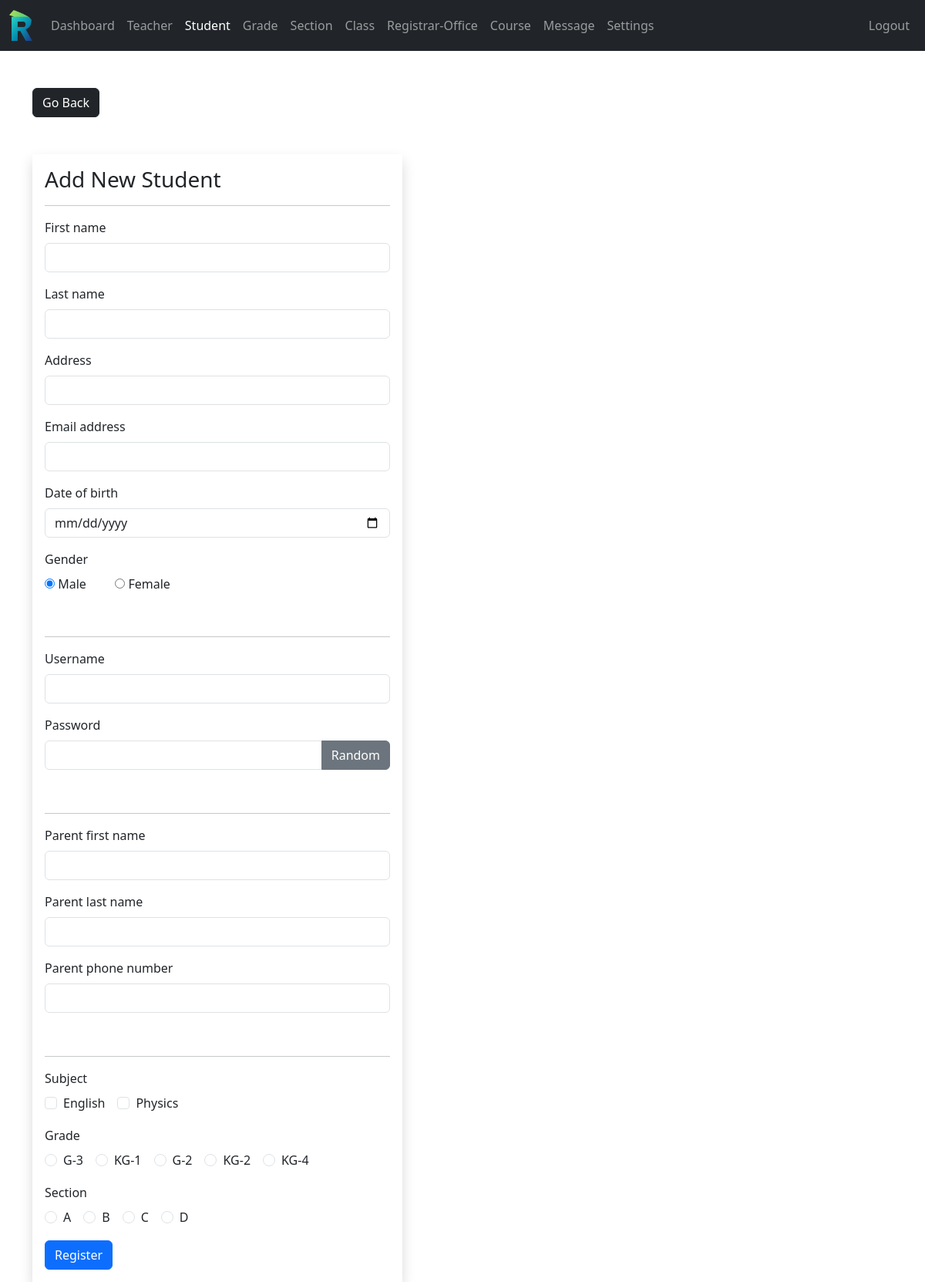
Screenshot of /admin/student-add.php (signed in) with the database file from the repository.
### tables this page shows
CREATE TABLE `subjects` (
  `subject_id` int(11) NOT NULL,
  `subject` varchar(31) NOT NULL,
  `subject_code` varchar(31) NOT NULL,
  `grade` int(11) NOT NULL
);

CREATE TABLE `grades` (
  `grade_id` int(11) NOT NULL,
  `grade` varchar(31) NOT NULL,
  `grade_code` varchar(7) NOT NULL
);

CREATE TABLE `section` (
  `section_id` int(11) NOT NULL,
  `section` varchar(7) NOT NULL
);

### data/subject.php (called while the page is built, shortened)
<?php
function getALLSubjects($conn){
    $sql = "SELECT * FROM Subjects";
    $stmt = $conn->prepare($sql);
    $stmt->execute();
    if ($stmt->rowCount() >= 1) {
        $Subjects = $stmt->fetchAll();
        return $Subjects;
    } else {
        return 0;
    }
}
?>

### data/grade.php (called while the page is built, shortened)
<?php
function getALLGrades($conn){
    $sql = "SELECT * FROM grades";
    $stmt = $conn->prepare($sql);
    $stmt->execute();
    if ($stmt->rowCount() >= 1) {
        $grades = $stmt->fetchAll();
        return $grades;
    } else {
        return 0;
    }
}

### data/section.php (called while the page is built, shortened)
<?php
function getALLSections($conn){
    $sql = "SELECT * FROM section";
    $stmt = $conn->prepare($sql);
    $stmt->execute();
    if ($stmt->rowCount() >= 1) {
        $sections = $stmt->fetchAll();
        return $sections;
    } else {
        return 0;
    }
}
?>

### admin/student-add.php (the view, shortened to what this page needs)
<?php
if (isset($_SESSION['admin_id']) && isset($_SESSION['role'])) {
    if ($_SESSION['role'] == 'Admin') {
        include "../DB_connection.php";
        include "../data/subject.php";
        include "../data/grade.php";
        include "../data/section.php";
        $allSubjects = getALLSubjects($conn);
        $allgrades   = getALLGrades($conn);
        $allsections = getALLSections($conn);
?>
<!DOCTYPE html>
<html lang="en">
<head>
    <link rel="stylesheet" href="https://cdn.jsdelivr.net/npm/bootstrap@5.3.8/dist/css/bootstrap.min.css">
    <link rel="stylesheet" href="/school-management/style.css">
    <link rel="stylesheet" href="https://cdnjs.cloudflare.com/ajax/libs/font-awesome/4.7.0/css/font-awesome.min.css">
</head>
<body>
    <?php include "../inc/navbar.php"; ?>
    <div class="container mt-5">
        <a href="student.php" class="btn btn-dark">Go Back</a>
        <form method="post"
              class="shadow p-3 mt-5 form-w"
              action="req/student-add.php">
            <h3>Add New Student</h3><hr>
  <div class="mb-3">
    <label class="form-label">First name</label>
    <input type="text"
    class="form-control"
    name="fname">
  </div>
  <div class="mb-3">
    <label class="form-label">Last name</label>
    <input type="text"
    class="form-control"
    name="lname">
  </div>
  <div class="mb-3">
    <label class="form-label">Address</label>
    <input type="text"
    class="form-control"
    name="address">
  </div>
   <div class="mb-3">
    <label class="form-label">Email address</label>
    <input type="text"
    class="form-control"
    name="email_address">
  </div>
  <div class="mb-3">
    <label class="form-label">Date of birth</label>
    <input type="date"
    class="form-control"
    name="date_of_birth">
  </div>
  <div class="mb-3">
    <label class="form-label">Gender</label><br>
    <input type="radio"
    value="Male"
    <?= (!isset($old['gender']) || $old['gender'] == 'Male') ? 'Checked' : '' ?>
    name="gender"> Male
     &nbsp; &nbsp; &nbsp;    &nbsp;
    <input type="radio"
    value="Female"
    <?= (isset($old['gender']) && $old['gender'] == 'Female') ? 'Checked' : '' ?>
    name="gender"> Female
  </div> <br><hr>
  <div class="mb-3">
    <label class="form-label">Username</label>
    <input type="text"
    class="form-control"
    name="username">
  </div>
  <div class="mb-3">
    <label class="form-label">Password</label>
    <div class="input-group">
        <input type="text"
    class="form-control"
    name="pass"
    id="passInput">
    <button class="btn btn-secondary"
            type="button"
            id="gBtn">
            Random</button>
    </div>
  </div><br><hr>
  <div class="mb-3">
  <label class="form-label">Parent first name</label>
    <input type="text"
    class="form-control"
    name="parent_fname">
  </div>
  <div class="mb-3">
  <label class="form-label">Parent last name</label>
    <input type="text"
    class="form-control"
    name="parent_lname">
  </div>
  <div class="mb-3">
  <label class="form-label">Parent phone number</label>
    <input type="text"
    class="form-control"
    name="parent_phone_number">
  </div><br><hr>
  <div class="mb-3">
    <label class="form-label">Subject</label>
    <div class="d-flex flex-wrap gap-3">
        <?php foreach ($allSubjects as $sub) { ?>
        <div class="form-check">
            <input class="form-check-input"
                   type="checkbox"
                   name="subject_id[]"
                   value="<?= $sub['subject_id'] ?>"
                   id="subject_<?= $sub['subject_id'] ?>">
            <label class="form-check-label" for="subject_<?= $sub['subject_id'] ?>">
                <?= $sub['subject'] ?>
            </label>
        </div>
        <?php } ?>
    </div>
  </div>
  <div class="mb-3">
    <label class="form-label">Grade</label>
    <div class="d-flex flex-wrap gap-3">
        <?php foreach ($allgrades as $grd) { ?>
        <div class="form-check">
            <input class="form-check-input"
                   type="radio"
                   name="grade_id"
                   value="<?= $grd['grade_id'] ?>"
                   id="grade_<?= $grd['grade_id'] ?>">
            <label class="form-check-label" for="grade_<?= $grd['grade_id'] ?>">
                <?= $grd['grade_code'] ?>-<?= $grd['grade'] ?>
            </label>
        </div>
        <?php } ?>
    </div>
  </div>
  <div class="mb-3">
    <label class="form-label">Section</label>
    <div class="d-flex flex-wrap gap-3">
        <?php if ($allsections != 0) { foreach ($allsections as $sec) { ?>
        <div class="form-check">
            <input class="form-check-input"
                   type="radio"
                   name="section_id"
                   value="<?= $sec['section_id'] ?>"
                   id="section_<?= $sec['section_id'] ?>">
            <label class="form-check-label" for="section_<?= $sec['section_id'] ?>">
                <?= $sec['section'] ?>
            </label>
        </div>
        <?php } } ?>
    </div>
  </div>
    <button type="submit" class="btn btn-primary">Register</button>
</form>
</div>
</body>
</html>
<?php
    } else {
        header("Location: ../login.php");
        exit;
    }
} else {
    header("Location: ../login.php");
    exit;
}
?>

### style.css (style rules this page uses)
html { scroll-behavior: smooth; }
html, body { margin: 0; padding: 0; height: 100%; }
.form-w { max-width: 480px; width: 100%; }

### rows the page displays
subjects: subject "English"
subjects: subject "Physics"
grades: grade_code "G", grade "3"
grades: grade_code "KG", grade "1"
grades: grade_code "G", grade "2"
grades: grade_code "KG", grade "2"
grades: grade_code "KG", grade "4"
section: section "A"
section: section "B"
section: section "C"
section: section "D"
